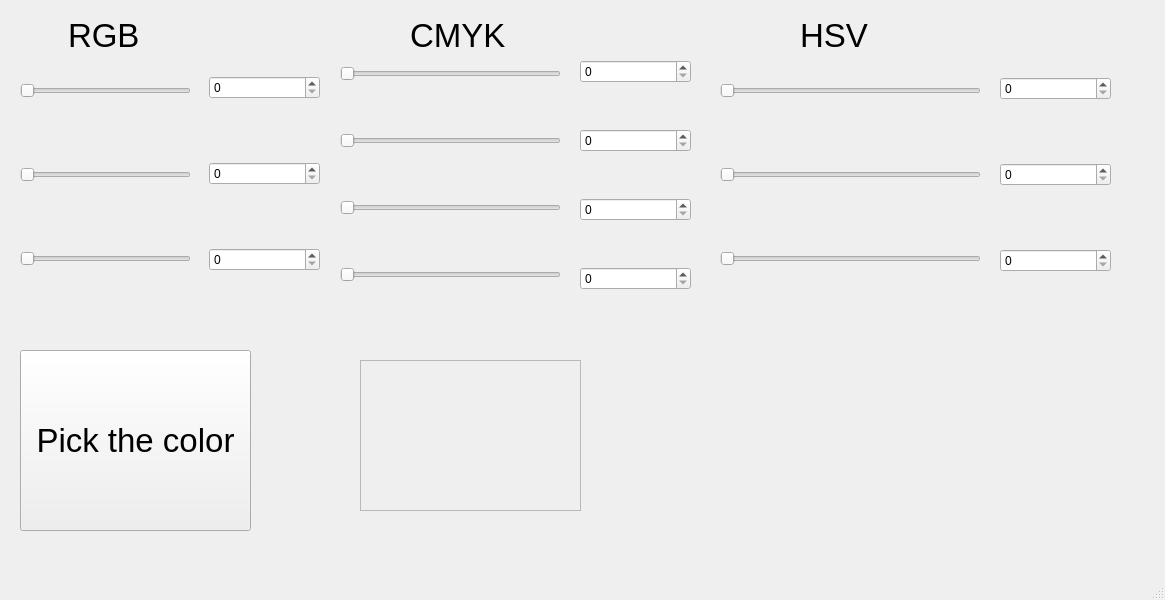
<?xml version="1.0" encoding="UTF-8"?>
<ui version="4.0">
 <class>MainWindow</class>
 <widget class="QMainWindow" name="MainWindow">
  <property name="geometry">
   <rect>
    <x>0</x>
    <y>0</y>
    <width>1165</width>
    <height>600</height>
   </rect>
  </property>
  <property name="windowTitle">
   <string>MainWindow</string>
  </property>
  <widget class="QWidget" name="centralwidget">
   <widget class="QWidget" name="verticalLayoutWidget">
    <property name="geometry">
     <rect>
      <x>20</x>
      <y>20</y>
      <width>171</width>
      <height>311</height>
     </rect>
    </property>
    <layout class="QVBoxLayout" name="verticalLayout">
     <item>
      <widget class="QSlider" name="RedSlider">
       <property name="maximum">
        <number>255</number>
       </property>
       <property name="orientation">
        <enum>Qt::Horizontal</enum>
       </property>
      </widget>
     </item>
     <item>
      <widget class="QSlider" name="GreenSlider">
       <property name="maximum">
        <number>255</number>
       </property>
       <property name="orientation">
        <enum>Qt::Horizontal</enum>
       </property>
      </widget>
     </item>
     <item>
      <widget class="QSlider" name="BlueSlider">
       <property name="font">
        <font>
         <bold>false</bold>
        </font>
       </property>
       <property name="maximum">
        <number>255</number>
       </property>
       <property name="orientation">
        <enum>Qt::Horizontal</enum>
       </property>
      </widget>
     </item>
    </layout>
   </widget>
   <widget class="QWidget" name="verticalLayoutWidget_2">
    <property name="geometry">
     <rect>
      <x>340</x>
      <y>20</y>
      <width>221</width>
      <height>311</height>
     </rect>
    </property>
    <layout class="QVBoxLayout" name="verticalLayout_2">
     <item>
      <widget class="QSlider" name="CyanSlider">
       <property name="maximum">
        <number>100</number>
       </property>
       <property name="orientation">
        <enum>Qt::Horizontal</enum>
       </property>
      </widget>
     </item>
     <item>
      <widget class="QSlider" name="MagentaSlider">
       <property name="maximum">
        <number>100</number>
       </property>
       <property name="orientation">
        <enum>Qt::Horizontal</enum>
       </property>
      </widget>
     </item>
     <item>
      <widget class="QSlider" name="YellowSlider">
       <property name="maximum">
        <number>100</number>
       </property>
       <property name="orientation">
        <enum>Qt::Horizontal</enum>
       </property>
      </widget>
     </item>
     <item>
      <widget class="QSlider" name="BlackSlider">
       <property name="maximum">
        <number>100</number>
       </property>
       <property name="orientation">
        <enum>Qt::Horizontal</enum>
       </property>
      </widget>
     </item>
    </layout>
   </widget>
   <widget class="QWidget" name="verticalLayoutWidget_3">
    <property name="geometry">
     <rect>
      <x>720</x>
      <y>20</y>
      <width>261</width>
      <height>311</height>
     </rect>
    </property>
    <layout class="QVBoxLayout" name="verticalLayout_3">
     <item>
      <widget class="QSlider" name="HueSlider">
       <property name="maximum">
        <number>360</number>
       </property>
       <property name="orientation">
        <enum>Qt::Horizontal</enum>
       </property>
      </widget>
     </item>
     <item>
      <widget class="QSlider" name="SaturationSlider">
       <property name="maximum">
        <number>100</number>
       </property>
       <property name="orientation">
        <enum>Qt::Horizontal</enum>
       </property>
      </widget>
     </item>
     <item>
      <widget class="QSlider" name="ValueSlider">
       <property name="maximum">
        <number>100</number>
       </property>
       <property name="orientation">
        <enum>Qt::Horizontal</enum>
       </property>
      </widget>
     </item>
    </layout>
   </widget>
   <widget class="QWidget" name="verticalLayoutWidget_4">
    <property name="geometry">
     <rect>
      <x>209</x>
      <y>19</y>
      <width>111</width>
      <height>311</height>
     </rect>
    </property>
    <layout class="QVBoxLayout" name="verticalLayout_4">
     <item>
      <widget class="QSpinBox" name="RedBox">
       <property name="maximum">
        <number>255</number>
       </property>
      </widget>
     </item>
     <item>
      <widget class="QSpinBox" name="GreenBox">
       <property name="maximum">
        <number>255</number>
       </property>
      </widget>
     </item>
     <item>
      <widget class="QSpinBox" name="BlueBox">
       <property name="maximum">
        <number>255</number>
       </property>
      </widget>
     </item>
    </layout>
   </widget>
   <widget class="QWidget" name="verticalLayoutWidget_5">
    <property name="geometry">
     <rect>
      <x>580</x>
      <y>20</y>
      <width>111</width>
      <height>311</height>
     </rect>
    </property>
    <layout class="QVBoxLayout" name="verticalLayout_5">
     <item>
      <widget class="QSpinBox" name="CyanBox">
       <property name="maximum">
        <number>100</number>
       </property>
      </widget>
     </item>
     <item>
      <widget class="QSpinBox" name="MagentaBox">
       <property name="maximum">
        <number>100</number>
       </property>
      </widget>
     </item>
     <item>
      <widget class="QSpinBox" name="YellowBox">
       <property name="maximum">
        <number>100</number>
       </property>
      </widget>
     </item>
     <item>
      <widget class="QSpinBox" name="BlackBox">
       <property name="maximum">
        <number>100</number>
       </property>
      </widget>
     </item>
    </layout>
   </widget>
   <widget class="QWidget" name="verticalLayoutWidget_6">
    <property name="geometry">
     <rect>
      <x>1000</x>
      <y>20</y>
      <width>111</width>
      <height>311</height>
     </rect>
    </property>
    <layout class="QVBoxLayout" name="verticalLayout_6">
     <item>
      <widget class="QSpinBox" name="HueBox">
       <property name="maximum">
        <number>360</number>
       </property>
      </widget>
     </item>
     <item>
      <widget class="QSpinBox" name="SaturationBox">
       <property name="maximum">
        <number>100</number>
       </property>
      </widget>
     </item>
     <item>
      <widget class="QSpinBox" name="ValueBox">
       <property name="maximum">
        <number>100</number>
       </property>
      </widget>
     </item>
    </layout>
   </widget>
   <widget class="QPushButton" name="pushButton">
    <property name="geometry">
     <rect>
      <x>20</x>
      <y>350</y>
      <width>231</width>
      <height>181</height>
     </rect>
    </property>
    <property name="font">
     <font>
      <pointsize>25</pointsize>
      <strikeout>false</strikeout>
      <fontweight>Thin</fontweight>
     </font>
    </property>
    <property name="text">
     <string>Pick the color</string>
    </property>
   </widget>
   <widget class="QWidget" name="colorWidget" native="true">
    <property name="geometry">
     <rect>
      <x>360</x>
      <y>360</y>
      <width>221</width>
      <height>151</height>
     </rect>
    </property>
    <widget class="QTextEdit" name="textEdit">
     <property name="enabled">
      <bool>false</bool>
     </property>
     <property name="geometry">
      <rect>
       <x>0</x>
       <y>0</y>
       <width>221</width>
       <height>151</height>
      </rect>
     </property>
    </widget>
   </widget>
   <widget class="QLabel" name="label">
    <property name="geometry">
     <rect>
      <x>68</x>
      <y>10</y>
      <width>121</width>
      <height>51</height>
     </rect>
    </property>
    <property name="font">
     <font>
      <pointsize>25</pointsize>
      <fontweight>Light</fontweight>
     </font>
    </property>
    <property name="text">
     <string>RGB</string>
    </property>
   </widget>
   <widget class="QLabel" name="label_2">
    <property name="geometry">
     <rect>
      <x>410</x>
      <y>10</y>
      <width>101</width>
      <height>51</height>
     </rect>
    </property>
    <property name="font">
     <font>
      <pointsize>25</pointsize>
      <fontweight>Light</fontweight>
     </font>
    </property>
    <property name="text">
     <string>CMYK</string>
    </property>
   </widget>
   <widget class="QLabel" name="label_3">
    <property name="geometry">
     <rect>
      <x>800</x>
      <y>-10</y>
      <width>101</width>
      <height>91</height>
     </rect>
    </property>
    <property name="font">
     <font>
      <pointsize>25</pointsize>
      <fontweight>Light</fontweight>
     </font>
    </property>
    <property name="text">
     <string>HSV</string>
    </property>
   </widget>
  </widget>
  <widget class="QMenuBar" name="menubar">
   <property name="geometry">
    <rect>
     <x>0</x>
     <y>0</y>
     <width>1165</width>
     <height>22</height>
    </rect>
   </property>
  </widget>
  <widget class="QStatusBar" name="statusbar"/>
 </widget>
 <resources/>
 <connections/>
</ui>
